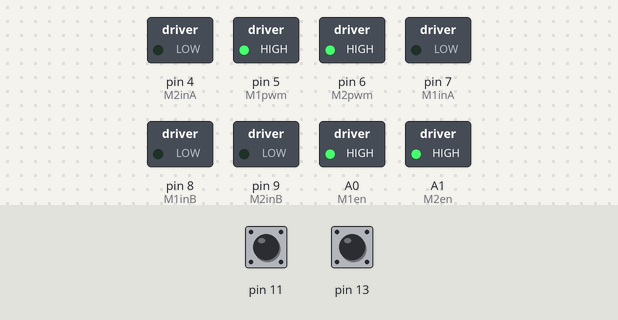
Bench run of a sketch on a simulated Arduino Uno, built with avr-gcc and run on an emulated ATmega328P. Shown: switched loads named in the sketch (green lamp = pin HIGH). The inputs (shaded band) are chosen by the test bench; at power-on: pin 11 HIGH, pin 13 HIGH. What the sketch prints to the serial monitor is not drawn.

Above: at 0.1 s.
Timing chart, 0 to 1.6 s (numbered marks = the images above):
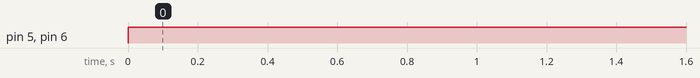

The sketch:

ABU_Robocon_2018_Uno_Shoot.ino
```cpp
/*
 * MUST-PES ABU ROBOCON 2018
 * Program by: Shijir
 *
 * Slave Uno #1
 *
*/

#include<math.h>
#include <PID_v1.h>
#include "PinChangeInterrupt.h"
#include<Wire.h>

/*--------------------------Motor Pins--------------------------*/
int M1inA=7, M1inB=8;
int M2inA=4, M2inB=9;
int M1pwm=5, M2pwm=6;
int M1en=A0, M2en=A1;

int normalsw;
int nintysw;
#define FORWARD 1
#define BACKWARD 2
/*--------------------------Serial Variable--------------------------*/
byte dir=0;
byte spd=0;

/*------------------------------------------------------------------*/
/*-------------------------------------------------------------------*/
/*-------------------------------------------------------------------*/
/*-------------------------------------------------------------------*/
/*-------------------------------------------------------------------*/
/*-------------------------------------------------------------------*/
/*-------------------------------------------------------------------*/
/*-------------------------------SETUP-------------------------------*/
void setup() {
  Wire.begin(11);
  Wire.onReceive(receiveEvent);
  Wire.onRequest(requestEvent);
  Serial.begin(9600);
  pinMode(M1inA,OUTPUT); pinMode(M1inB,OUTPUT);
  pinMode(M2inA,OUTPUT); pinMode(M2inB,OUTPUT);
  pinMode(M1pwm,OUTPUT); pinMode(M2pwm,OUTPUT);
  pinMode(M1en,OUTPUT); pinMode(M2en,OUTPUT);
  pinMode(13,INPUT_PULLUP);pinMode(11,INPUT_PULLUP);
  digitalWrite(M1en,HIGH);
  digitalWrite(M2en,HIGH);
}
/*-------------------------------------------------------------------*/
/*-------------------------------------------------------------------*/
/*-------------------------------------------------------------------*/
/*-------------------------------------------------------------------*/
/*-------------------------------------------------------------------*/
/*-------------------------------------------------------------------*/
/*-------------------------------------------------------------------*/
/*-------------------------------------------------------------------*/
/*----------------------------Main Loop------------------------------*/
void loop(){
  nintysw = digitalRead(13);
  normalsw = digitalRead(11);
  Serial.print(nintysw);
  Serial.print("  ");
  Serial.println(normalsw);
  if(dir == FORWARD){
    if(nintysw == HIGH){
      mot(dir,spd);
    }
    else{
      mot(dir,30);
    }
  }
  else if(dir == BACKWARD){
    if(normalsw == HIGH){
      mot(dir,spd);
    }
    else{
      mot(dir,30);
    }
  }
  else{
    mot(3,255);
  }
}
/*--------------------------Motor Control-------------------------*/
void mot(int x,int y){
  digitalWrite(M1en,HIGH);
  digitalWrite(M2en,HIGH);
  if(x == 1){
    digitalWrite(M1inA,HIGH);
    digitalWrite(M1inB,LOW);
    digitalWrite(M2inA,LOW);
    digitalWrite(M2inB,HIGH);
    analogWrite(M1pwm,abs(y));
    analogWrite(M2pwm,abs(y));
  }
  else if(x == 2){
    digitalWrite(M1inA,LOW);
    digitalWrite(M1inB,HIGH);
    digitalWrite(M2inA,HIGH);
    digitalWrite(M2inB,LOW);
    analogWrite(M1pwm,abs(y));
    analogWrite(M2pwm,abs(y));
  }
  else{
    digitalWrite(M1inA,LOW);
    digitalWrite(M1inB,LOW);
    digitalWrite(M2inA,LOW);
    digitalWrite(M2inB,LOW);
    analogWrite(M1pwm,255);
    analogWrite(M2pwm,255);
  }
}

/*--------------------------Serial Input--------------------------*/
void receiveEvent(int howMany) {
  while (1 < Wire.available()) {
    dir = Wire.read();
    spd = Wire.read();
  }
//  Serial.print(serAngle);
//  Serial.print("\t");
//  Serial.print(serZ);
//  Serial.print("\t");
//  Serial.print(serr);
//  Serial.print("\t");
//  Serial.println(maxspeed);
}
void requestEvent(){
  Wire.write(nintysw);
  Wire.write(normalsw);
}
```

Measured:
- by itself, pin 5 (M1pwm), pin 6 (M2pwm): LOW → HIGH at 0.00 s
